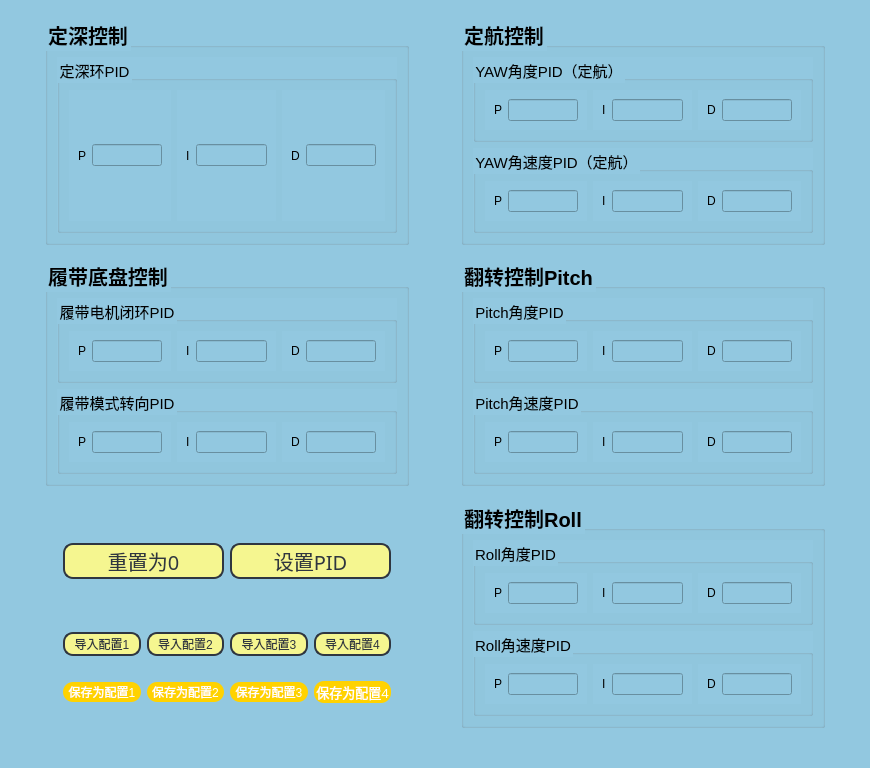
<?xml version="1.0" encoding="UTF-8"?>
<ui version="4.0">
 <class>PIDSets</class>
 <widget class="QMainWindow" name="PIDSets">
  <property name="geometry">
   <rect>
    <x>0</x>
    <y>0</y>
    <width>870</width>
    <height>768</height>
   </rect>
  </property>
  <property name="windowTitle">
   <string>PIDset</string>
  </property>
  <property name="styleSheet">
   <string notr="true">QWidget{
	background-color: rgb(146,200,224);
}
</string>
  </property>
  <widget class="QWidget" name="centralwidget">
   <layout class="QGridLayout" name="gridLayout">
    <item row="3" column="1">
     <widget class="QGroupBox" name="groupBox_13">
      <property name="font">
       <font>
        <pointsize>15</pointsize>
        <weight>75</weight>
        <bold>true</bold>
       </font>
      </property>
      <property name="title">
       <string>履带底盘控制</string>
      </property>
      <layout class="QVBoxLayout" name="verticalLayout_4">
       <item>
        <widget class="QGroupBox" name="groupBox_2">
         <property name="font">
          <font>
           <pointsize>11</pointsize>
           <weight>50</weight>
           <bold>false</bold>
          </font>
         </property>
         <property name="title">
          <string>履带电机闭环PID</string>
         </property>
         <layout class="QHBoxLayout" name="horizontalLayout_5">
          <item>
           <widget class="QWidget" name="widget_4" native="true">
            <layout class="QHBoxLayout" name="horizontalLayout_6">
             <item>
              <widget class="QLabel" name="label_4">
               <property name="text">
                <string>P</string>
               </property>
              </widget>
             </item>
             <item>
              <widget class="QLineEdit" name="P2"/>
             </item>
            </layout>
           </widget>
          </item>
          <item>
           <widget class="QWidget" name="widget_5" native="true">
            <layout class="QHBoxLayout" name="horizontalLayout_7">
             <item>
              <widget class="QLabel" name="label_5">
               <property name="text">
                <string>I</string>
               </property>
              </widget>
             </item>
             <item>
              <widget class="QLineEdit" name="I2"/>
             </item>
            </layout>
           </widget>
          </item>
          <item>
           <widget class="QWidget" name="widget_6" native="true">
            <layout class="QHBoxLayout" name="horizontalLayout_8">
             <item>
              <widget class="QLabel" name="label_6">
               <property name="text">
                <string>D</string>
               </property>
              </widget>
             </item>
             <item>
              <widget class="QLineEdit" name="D2"/>
             </item>
            </layout>
           </widget>
          </item>
         </layout>
        </widget>
       </item>
       <item>
        <widget class="QGroupBox" name="groupBox_3">
         <property name="font">
          <font>
           <pointsize>11</pointsize>
           <weight>50</weight>
           <bold>false</bold>
          </font>
         </property>
         <property name="title">
          <string>履带模式转向PID</string>
         </property>
         <layout class="QHBoxLayout" name="horizontalLayout_9">
          <item>
           <widget class="QWidget" name="widget_7" native="true">
            <layout class="QHBoxLayout" name="horizontalLayout_10">
             <item>
              <widget class="QLabel" name="label_7">
               <property name="text">
                <string>P</string>
               </property>
              </widget>
             </item>
             <item>
              <widget class="QLineEdit" name="P3"/>
             </item>
            </layout>
           </widget>
          </item>
          <item>
           <widget class="QWidget" name="widget_8" native="true">
            <layout class="QHBoxLayout" name="horizontalLayout_11">
             <item>
              <widget class="QLabel" name="label_8">
               <property name="text">
                <string>I</string>
               </property>
              </widget>
             </item>
             <item>
              <widget class="QLineEdit" name="I3"/>
             </item>
            </layout>
           </widget>
          </item>
          <item>
           <widget class="QWidget" name="widget_9" native="true">
            <layout class="QHBoxLayout" name="horizontalLayout_12">
             <item>
              <widget class="QLabel" name="label_9">
               <property name="text">
                <string>D</string>
               </property>
              </widget>
             </item>
             <item>
              <widget class="QLineEdit" name="D3"/>
             </item>
            </layout>
           </widget>
          </item>
         </layout>
        </widget>
       </item>
      </layout>
     </widget>
    </item>
    <item row="1" column="1">
     <widget class="QGroupBox" name="groupBox_14">
      <property name="font">
       <font>
        <pointsize>15</pointsize>
        <weight>75</weight>
        <bold>true</bold>
       </font>
      </property>
      <property name="title">
       <string>定深控制</string>
      </property>
      <layout class="QVBoxLayout" name="verticalLayout_5">
       <item>
        <widget class="QGroupBox" name="groupBox_15">
         <property name="font">
          <font>
           <pointsize>11</pointsize>
           <weight>50</weight>
           <bold>false</bold>
          </font>
         </property>
         <property name="title">
          <string>定深环PID</string>
         </property>
         <layout class="QHBoxLayout" name="horizontalLayout_38">
          <item>
           <widget class="QWidget" name="widget_29" native="true">
            <layout class="QHBoxLayout" name="horizontalLayout_40">
             <item>
              <widget class="QLabel" name="label_29">
               <property name="text">
                <string>P</string>
               </property>
              </widget>
             </item>
             <item>
              <widget class="QLineEdit" name="P1"/>
             </item>
            </layout>
           </widget>
          </item>
          <item>
           <widget class="QWidget" name="widget_30" native="true">
            <layout class="QHBoxLayout" name="horizontalLayout_41">
             <item>
              <widget class="QLabel" name="label_30">
               <property name="text">
                <string>I</string>
               </property>
              </widget>
             </item>
             <item>
              <widget class="QLineEdit" name="I1"/>
             </item>
            </layout>
           </widget>
          </item>
          <item>
           <widget class="QWidget" name="widget_31" native="true">
            <layout class="QHBoxLayout" name="horizontalLayout_42">
             <item>
              <widget class="QLabel" name="label_31">
               <property name="text">
                <string>D</string>
               </property>
              </widget>
             </item>
             <item>
              <widget class="QLineEdit" name="D1"/>
             </item>
            </layout>
           </widget>
          </item>
         </layout>
        </widget>
       </item>
      </layout>
     </widget>
    </item>
    <item row="1" column="3">
     <widget class="QGroupBox" name="groupBox_6">
      <property name="font">
       <font>
        <pointsize>15</pointsize>
        <weight>75</weight>
        <bold>true</bold>
       </font>
      </property>
      <property name="title">
       <string>定航控制</string>
      </property>
      <layout class="QVBoxLayout" name="verticalLayout">
       <item>
        <widget class="QGroupBox" name="groupBox_4">
         <property name="font">
          <font>
           <pointsize>11</pointsize>
           <weight>50</weight>
           <bold>false</bold>
          </font>
         </property>
         <property name="title">
          <string>YAW角度PID（定航）</string>
         </property>
         <layout class="QHBoxLayout" name="horizontalLayout_13">
          <item>
           <widget class="QWidget" name="widget_10" native="true">
            <layout class="QHBoxLayout" name="horizontalLayout_14">
             <item>
              <widget class="QLabel" name="label_10">
               <property name="text">
                <string>P</string>
               </property>
              </widget>
             </item>
             <item>
              <widget class="QLineEdit" name="P4"/>
             </item>
            </layout>
           </widget>
          </item>
          <item>
           <widget class="QWidget" name="widget_11" native="true">
            <layout class="QHBoxLayout" name="horizontalLayout_15">
             <item>
              <widget class="QLabel" name="label_11">
               <property name="text">
                <string>I</string>
               </property>
              </widget>
             </item>
             <item>
              <widget class="QLineEdit" name="I4"/>
             </item>
            </layout>
           </widget>
          </item>
          <item>
           <widget class="QWidget" name="widget_12" native="true">
            <layout class="QHBoxLayout" name="horizontalLayout_16">
             <item>
              <widget class="QLabel" name="label_12">
               <property name="text">
                <string>D</string>
               </property>
              </widget>
             </item>
             <item>
              <widget class="QLineEdit" name="D4"/>
             </item>
            </layout>
           </widget>
          </item>
         </layout>
        </widget>
       </item>
       <item>
        <widget class="QGroupBox" name="groupBox_5">
         <property name="font">
          <font>
           <pointsize>11</pointsize>
           <weight>50</weight>
           <bold>false</bold>
          </font>
         </property>
         <property name="title">
          <string>YAW角速度PID（定航）</string>
         </property>
         <layout class="QHBoxLayout" name="horizontalLayout_18">
          <item>
           <widget class="QWidget" name="widget_13" native="true">
            <layout class="QHBoxLayout" name="horizontalLayout_19">
             <item>
              <widget class="QLabel" name="label_13">
               <property name="text">
                <string>P</string>
               </property>
              </widget>
             </item>
             <item>
              <widget class="QLineEdit" name="P5"/>
             </item>
            </layout>
           </widget>
          </item>
          <item>
           <widget class="QWidget" name="widget_15" native="true">
            <layout class="QHBoxLayout" name="horizontalLayout_20">
             <item>
              <widget class="QLabel" name="label_14">
               <property name="text">
                <string>I</string>
               </property>
              </widget>
             </item>
             <item>
              <widget class="QLineEdit" name="I5"/>
             </item>
            </layout>
           </widget>
          </item>
          <item>
           <widget class="QWidget" name="widget_16" native="true">
            <layout class="QHBoxLayout" name="horizontalLayout_21">
             <item>
              <widget class="QLabel" name="label_15">
               <property name="text">
                <string>D</string>
               </property>
              </widget>
             </item>
             <item>
              <widget class="QLineEdit" name="D5"/>
             </item>
            </layout>
           </widget>
          </item>
         </layout>
        </widget>
       </item>
      </layout>
     </widget>
    </item>
    <item row="1" column="4">
     <spacer name="horizontalSpacer_5">
      <property name="orientation">
       <enum>Qt::Horizontal</enum>
      </property>
      <property name="sizeHint" stdset="0">
       <size>
        <width>150</width>
        <height>20</height>
       </size>
      </property>
     </spacer>
    </item>
    <item row="1" column="0">
     <spacer name="horizontalSpacer_6">
      <property name="orientation">
       <enum>Qt::Horizontal</enum>
      </property>
      <property name="sizeHint" stdset="0">
       <size>
        <width>150</width>
        <height>20</height>
       </size>
      </property>
     </spacer>
    </item>
    <item row="6" column="3">
     <spacer name="verticalSpacer_2">
      <property name="orientation">
       <enum>Qt::Vertical</enum>
      </property>
      <property name="sizeHint" stdset="0">
       <size>
        <width>20</width>
        <height>40</height>
       </size>
      </property>
     </spacer>
    </item>
    <item row="2" column="3">
     <spacer name="verticalSpacer_3">
      <property name="orientation">
       <enum>Qt::Vertical</enum>
      </property>
      <property name="sizeHint" stdset="0">
       <size>
        <width>20</width>
        <height>40</height>
       </size>
      </property>
     </spacer>
    </item>
    <item row="5" column="3">
     <widget class="QGroupBox" name="groupBox_10">
      <property name="font">
       <font>
        <pointsize>15</pointsize>
        <weight>75</weight>
        <bold>true</bold>
       </font>
      </property>
      <property name="title">
       <string>翻转控制Roll</string>
      </property>
      <layout class="QVBoxLayout" name="verticalLayout_3">
       <item>
        <widget class="QGroupBox" name="groupBox_11">
         <property name="font">
          <font>
           <pointsize>11</pointsize>
           <weight>50</weight>
           <bold>false</bold>
          </font>
         </property>
         <property name="title">
          <string>Roll角度PID</string>
         </property>
         <layout class="QHBoxLayout" name="horizontalLayout_30">
          <item>
           <widget class="QWidget" name="widget_23" native="true">
            <layout class="QHBoxLayout" name="horizontalLayout_31">
             <item>
              <widget class="QLabel" name="label_22">
               <property name="text">
                <string>P</string>
               </property>
              </widget>
             </item>
             <item>
              <widget class="QLineEdit" name="P8"/>
             </item>
            </layout>
           </widget>
          </item>
          <item>
           <widget class="QWidget" name="widget_24" native="true">
            <layout class="QHBoxLayout" name="horizontalLayout_32">
             <item>
              <widget class="QLabel" name="label_23">
               <property name="text">
                <string>I</string>
               </property>
              </widget>
             </item>
             <item>
              <widget class="QLineEdit" name="I8"/>
             </item>
            </layout>
           </widget>
          </item>
          <item>
           <widget class="QWidget" name="widget_25" native="true">
            <layout class="QHBoxLayout" name="horizontalLayout_33">
             <item>
              <widget class="QLabel" name="label_24">
               <property name="text">
                <string>D</string>
               </property>
              </widget>
             </item>
             <item>
              <widget class="QLineEdit" name="D8"/>
             </item>
            </layout>
           </widget>
          </item>
         </layout>
        </widget>
       </item>
       <item>
        <widget class="QGroupBox" name="groupBox_12">
         <property name="font">
          <font>
           <pointsize>11</pointsize>
           <weight>50</weight>
           <bold>false</bold>
          </font>
         </property>
         <property name="title">
          <string>Roll角速度PID</string>
         </property>
         <layout class="QHBoxLayout" name="horizontalLayout_34">
          <item>
           <widget class="QWidget" name="widget_26" native="true">
            <layout class="QHBoxLayout" name="horizontalLayout_35">
             <item>
              <widget class="QLabel" name="label_25">
               <property name="text">
                <string>P</string>
               </property>
              </widget>
             </item>
             <item>
              <widget class="QLineEdit" name="P9"/>
             </item>
            </layout>
           </widget>
          </item>
          <item>
           <widget class="QWidget" name="widget_27" native="true">
            <layout class="QHBoxLayout" name="horizontalLayout_36">
             <item>
              <widget class="QLabel" name="label_26">
               <property name="text">
                <string>I</string>
               </property>
              </widget>
             </item>
             <item>
              <widget class="QLineEdit" name="I9"/>
             </item>
            </layout>
           </widget>
          </item>
          <item>
           <widget class="QWidget" name="widget_28" native="true">
            <layout class="QHBoxLayout" name="horizontalLayout_37">
             <item>
              <widget class="QLabel" name="label_27">
               <property name="text">
                <string>D</string>
               </property>
              </widget>
             </item>
             <item>
              <widget class="QLineEdit" name="D9"/>
             </item>
            </layout>
           </widget>
          </item>
         </layout>
        </widget>
       </item>
      </layout>
     </widget>
    </item>
    <item row="1" column="2">
     <spacer name="horizontalSpacer_4">
      <property name="orientation">
       <enum>Qt::Horizontal</enum>
      </property>
      <property name="sizeHint" stdset="0">
       <size>
        <width>160</width>
        <height>20</height>
       </size>
      </property>
     </spacer>
    </item>
    <item row="0" column="3">
     <spacer name="verticalSpacer">
      <property name="orientation">
       <enum>Qt::Vertical</enum>
      </property>
      <property name="sizeHint" stdset="0">
       <size>
        <width>20</width>
        <height>40</height>
       </size>
      </property>
     </spacer>
    </item>
    <item row="4" column="3">
     <spacer name="verticalSpacer_4">
      <property name="orientation">
       <enum>Qt::Vertical</enum>
      </property>
      <property name="sizeHint" stdset="0">
       <size>
        <width>20</width>
        <height>40</height>
       </size>
      </property>
     </spacer>
    </item>
    <item row="3" column="3">
     <widget class="QGroupBox" name="groupBox_7">
      <property name="font">
       <font>
        <pointsize>15</pointsize>
        <weight>75</weight>
        <bold>true</bold>
       </font>
      </property>
      <property name="title">
       <string>翻转控制Pitch</string>
      </property>
      <layout class="QVBoxLayout" name="verticalLayout_2">
       <item>
        <widget class="QGroupBox" name="groupBox_8">
         <property name="font">
          <font>
           <pointsize>11</pointsize>
           <weight>50</weight>
           <bold>false</bold>
          </font>
         </property>
         <property name="title">
          <string>Pitch角度PID</string>
         </property>
         <layout class="QHBoxLayout" name="horizontalLayout_22">
          <item>
           <widget class="QWidget" name="widget_17" native="true">
            <layout class="QHBoxLayout" name="horizontalLayout_23">
             <item>
              <widget class="QLabel" name="label_16">
               <property name="text">
                <string>P</string>
               </property>
              </widget>
             </item>
             <item>
              <widget class="QLineEdit" name="P6"/>
             </item>
            </layout>
           </widget>
          </item>
          <item>
           <widget class="QWidget" name="widget_18" native="true">
            <layout class="QHBoxLayout" name="horizontalLayout_24">
             <item>
              <widget class="QLabel" name="label_17">
               <property name="text">
                <string>I</string>
               </property>
              </widget>
             </item>
             <item>
              <widget class="QLineEdit" name="I6"/>
             </item>
            </layout>
           </widget>
          </item>
          <item>
           <widget class="QWidget" name="widget_19" native="true">
            <layout class="QHBoxLayout" name="horizontalLayout_25">
             <item>
              <widget class="QLabel" name="label_18">
               <property name="text">
                <string>D</string>
               </property>
              </widget>
             </item>
             <item>
              <widget class="QLineEdit" name="D6"/>
             </item>
            </layout>
           </widget>
          </item>
         </layout>
        </widget>
       </item>
       <item>
        <widget class="QGroupBox" name="groupBox_9">
         <property name="font">
          <font>
           <pointsize>11</pointsize>
           <weight>50</weight>
           <bold>false</bold>
          </font>
         </property>
         <property name="title">
          <string>Pitch角速度PID</string>
         </property>
         <layout class="QHBoxLayout" name="horizontalLayout_26">
          <item>
           <widget class="QWidget" name="widget_20" native="true">
            <layout class="QHBoxLayout" name="horizontalLayout_27">
             <item>
              <widget class="QLabel" name="label_19">
               <property name="text">
                <string>P</string>
               </property>
              </widget>
             </item>
             <item>
              <widget class="QLineEdit" name="P7"/>
             </item>
            </layout>
           </widget>
          </item>
          <item>
           <widget class="QWidget" name="widget_21" native="true">
            <layout class="QHBoxLayout" name="horizontalLayout_28">
             <item>
              <widget class="QLabel" name="label_20">
               <property name="text">
                <string>I</string>
               </property>
              </widget>
             </item>
             <item>
              <widget class="QLineEdit" name="I7"/>
             </item>
            </layout>
           </widget>
          </item>
          <item>
           <widget class="QWidget" name="widget_22" native="true">
            <layout class="QHBoxLayout" name="horizontalLayout_29">
             <item>
              <widget class="QLabel" name="label_21">
               <property name="text">
                <string>D</string>
               </property>
              </widget>
             </item>
             <item>
              <widget class="QLineEdit" name="D7"/>
             </item>
            </layout>
           </widget>
          </item>
         </layout>
        </widget>
       </item>
      </layout>
     </widget>
    </item>
    <item row="5" column="1">
     <widget class="QWidget" name="widget_14" native="true">
      <layout class="QVBoxLayout" name="verticalLayout_6">
       <item>
        <widget class="QWidget" name="widget" native="true">
         <layout class="QHBoxLayout" name="horizontalLayout">
          <item>
           <widget class="QPushButton" name="PID_zero_set_button">
            <property name="font">
             <font>
              <family>微软雅黑</family>
              <pointsize>15</pointsize>
              <weight>50</weight>
              <italic>false</italic>
              <bold>false</bold>
             </font>
            </property>
            <property name="styleSheet">
             <string notr="true">QPushButton{
	font: 15pt &quot;微软雅黑&quot;;
    color: #2f3640;
    background-color: #f5f690;
    border-color: #2f3640;
    border-radius: 10px;
    border-style: solid;
    border-width: 2px;
    padding: 1px;
}

QPushButton::hover{	
    color: #FFFFFF;
    background-color: #718093;
    border-color: #2f3640;
}

QPushButton::pressed,QPushButton::checked{
    color: #FFFFFF;
    background-color: qlineargradient(spread:pad, x1:0, y1:0, x2:0, y2:1, stop:0 #273c75, stop:1 #487eb0);
}

QPushButton::disabled{
    color: #FFFFFF;
    background-color: #dcdde1;
    border-color: #dcdde1;
}</string>
            </property>
            <property name="text">
             <string>重置为0</string>
            </property>
            <property name="iconSize">
             <size>
              <width>16</width>
              <height>16</height>
             </size>
            </property>
           </widget>
          </item>
          <item>
           <widget class="QPushButton" name="PID_set_button">
            <property name="font">
             <font>
              <family>微软雅黑</family>
              <pointsize>15</pointsize>
              <weight>50</weight>
              <italic>false</italic>
              <bold>false</bold>
             </font>
            </property>
            <property name="styleSheet">
             <string notr="true">QPushButton{
	font: 15pt &quot;微软雅黑&quot;;
    color: #2f3640;
    background-color: #f5f690;
    border-color: #2f3640;
    border-radius: 10px;
    border-style: solid;
    border-width: 2px;
    padding: 1px;
}

QPushButton::hover{	
    color: #FFFFFF;
    background-color: #718093;
    border-color: #2f3640;
}

QPushButton::pressed,QPushButton::checked{
    color: #FFFFFF;
    background-color: qlineargradient(spread:pad, x1:0, y1:0, x2:0, y2:1, stop:0 #273c75, stop:1 #487eb0);
}

QPushButton::disabled{
    color: #FFFFFF;
    background-color: #dcdde1;
    border-color: #dcdde1;
}</string>
            </property>
            <property name="text">
             <string>设置PID</string>
            </property>
            <property name="iconSize">
             <size>
              <width>16</width>
              <height>16</height>
             </size>
            </property>
           </widget>
          </item>
         </layout>
        </widget>
       </item>
       <item>
        <widget class="QWidget" name="widget_2" native="true">
         <layout class="QGridLayout" name="gridLayout_2">
          <property name="horizontalSpacing">
           <number>6</number>
          </property>
          <property name="verticalSpacing">
           <number>20</number>
          </property>
          <item row="3" column="2">
           <widget class="QPushButton" name="save_config3_pushButton">
            <property name="styleSheet">
             <string notr="true">QPushButton {
 background-color: rgb(255, 210, 0);
 font: 10pt &quot;微软雅黑&quot;;
border-radius: 10px;
    border-width: 2px;
    padding: 1px;
 color: rgb(255, 255, 255); } 
QPushButton:hover { background-color: rgb(0, 0, 0); }</string>
            </property>
            <property name="text">
             <string>保存为配置3</string>
            </property>
           </widget>
          </item>
          <item row="3" column="1">
           <widget class="QPushButton" name="save_config2_pushButton">
            <property name="styleSheet">
             <string notr="true">QPushButton {
 background-color: rgb(255, 210, 0);
 font: 10pt &quot;微软雅黑&quot;;
border-radius: 10px;
    border-width: 2px;
    padding: 1px;
 color: rgb(255, 255, 255); } 
QPushButton:hover { background-color: rgb(0, 0, 0); }
</string>
            </property>
            <property name="text">
             <string>保存为配置2</string>
            </property>
           </widget>
          </item>
          <item row="0" column="0">
           <widget class="QPushButton" name="import_config1_pushButton">
            <property name="styleSheet">
             <string notr="true">QPushButton{
	font: 10pt &quot;微软雅黑&quot;;
    color: #2f3640;
    background-color: #f5f690;
    border-color: #2f3640;
    border-radius: 10px;
    border-style: solid;
    border-width: 2px;
    padding: 1px;
}

QPushButton::hover{	
    color: #FFFFFF;
    background-color: #718093;
    border-color: #2f3640;
}

QPushButton::pressed,QPushButton::checked{
    color: #FFFFFF;
    background-color: qlineargradient(spread:pad, x1:0, y1:0, x2:0, y2:1, stop:0 #273c75, stop:1 #487eb0);
}

QPushButton::disabled{
    color: #FFFFFF;
    background-color: #dcdde1;
    border-color: #dcdde1;
}</string>
            </property>
            <property name="text">
             <string>导入配置1</string>
            </property>
           </widget>
          </item>
          <item row="3" column="0">
           <widget class="QPushButton" name="save_config1_pushButton">
            <property name="styleSheet">
             <string notr="true">QPushButton {
 background-color: rgb(255, 210, 0);
 font: 10pt &quot;微软雅黑&quot;;
border-radius: 10px;
    border-width: 2px;
    padding: 1px;
 color: rgb(255, 255, 255); } 
QPushButton:hover { background-color: rgb(0, 0, 0); }</string>
            </property>
            <property name="text">
             <string>保存为配置1</string>
            </property>
           </widget>
          </item>
          <item row="0" column="4">
           <widget class="QPushButton" name="import_config4_pushButton">
            <property name="styleSheet">
             <string notr="true">QPushButton{
	font: 10pt &quot;微软雅黑&quot;;
    color: #2f3640;
    background-color: #f5f690;
    border-color: #2f3640;
    border-radius: 10px;
    border-style: solid;
    border-width: 2px;
    padding: 1px;
}

QPushButton::hover{	
    color: #FFFFFF;
    background-color: #718093;
    border-color: #2f3640;
}

QPushButton::pressed,QPushButton::checked{
    color: #FFFFFF;
    background-color: qlineargradient(spread:pad, x1:0, y1:0, x2:0, y2:1, stop:0 #273c75, stop:1 #487eb0);
}

QPushButton::disabled{
    color: #FFFFFF;
    background-color: #dcdde1;
    border-color: #dcdde1;
}</string>
            </property>
            <property name="text">
             <string>导入配置4</string>
            </property>
           </widget>
          </item>
          <item row="0" column="1">
           <widget class="QPushButton" name="import_config2_pushButton">
            <property name="styleSheet">
             <string notr="true">QPushButton{
	font: 10pt &quot;微软雅黑&quot;;
    color: #2f3640;
    background-color: #f5f690;
    border-color: #2f3640;
    border-radius: 10px;
    border-style: solid;
    border-width: 2px;
    padding: 1px;
}

QPushButton::hover{	
    color: #FFFFFF;
    background-color: #718093;
    border-color: #2f3640;
}

QPushButton::pressed,QPushButton::checked{
    color: #FFFFFF;
    background-color: qlineargradient(spread:pad, x1:0, y1:0, x2:0, y2:1, stop:0 #273c75, stop:1 #487eb0);
}

QPushButton::disabled{
    color: #FFFFFF;
    background-color: #dcdde1;
    border-color: #dcdde1;
}</string>
            </property>
            <property name="text">
             <string>导入配置2</string>
            </property>
           </widget>
          </item>
          <item row="0" column="2">
           <widget class="QPushButton" name="import_config3_pushButton">
            <property name="styleSheet">
             <string notr="true">QPushButton{
	font: 10pt &quot;微软雅黑&quot;;
    color: #2f3640;
    background-color: #f5f690;
    border-color: #2f3640;
    border-radius: 10px;
    border-style: solid;
    border-width: 2px;
    padding: 1px;
}

QPushButton::hover{	
    color: #FFFFFF;
    background-color: #718093;
    border-color: #2f3640;
}

QPushButton::pressed,QPushButton::checked{
    color: #FFFFFF;
    background-color: qlineargradient(spread:pad, x1:0, y1:0, x2:0, y2:1, stop:0 #273c75, stop:1 #487eb0);
}

QPushButton::disabled{
    color: #FFFFFF;
    background-color: #dcdde1;
    border-color: #dcdde1;
}</string>
            </property>
            <property name="text">
             <string>导入配置3</string>
            </property>
           </widget>
          </item>
          <item row="3" column="4">
           <widget class="QPushButton" name="save_config4_pushButton">
            <property name="font">
             <font>
              <family>微软雅黑</family>
              <pointsize>10</pointsize>
              <weight>50</weight>
              <italic>false</italic>
              <bold>false</bold>
             </font>
            </property>
            <property name="styleSheet">
             <string notr="true">QPushButton {
 background-color: rgb(255, 210, 0);
 font: 10pt &quot;微软雅黑&quot;;
border-radius: 10px;
    border-width: 2px;
    padding: 1px;
 color: rgb(255, 255, 255); } 
QPushButton:hover { background-color: rgb(0, 0, 0); }</string>
            </property>
            <property name="text">
             <string>保存为配置4</string>
            </property>
           </widget>
          </item>
         </layout>
        </widget>
       </item>
      </layout>
     </widget>
    </item>
   </layout>
  </widget>
  <widget class="QMenuBar" name="menubar">
   <property name="geometry">
    <rect>
     <x>0</x>
     <y>0</y>
     <width>870</width>
     <height>23</height>
    </rect>
   </property>
  </widget>
  <widget class="QStatusBar" name="statusbar"/>
 </widget>
 <resources/>
 <connections/>
</ui>
